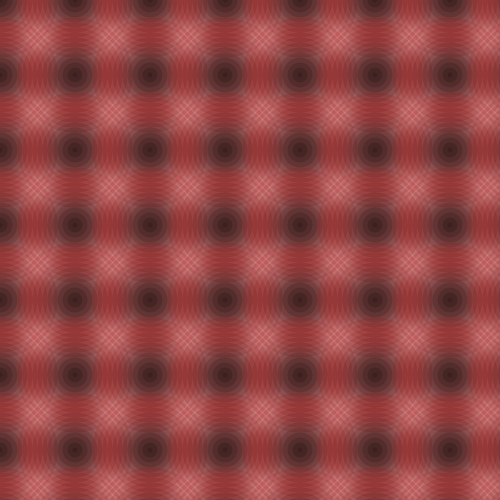
Frame 1 (no input)
Frame 60 (the mouse pressed at the canvas centre just before this capture): identical to frame 1, image omitted
Frame 120 (the mouse held since frame 60 and released just before this capture): identical to frame 1, image omitted

The Processing sketch that drew this single still picture (run headless with seeded random() and noise(); from frame 60 on, the mouse is pressed at the canvas centre):

// Processing sketch: processing_32273
// ── processing_32273.pde



int x=0;
int y=0;
int a=40;
int b=40;
int w=190;



void setup(){
  size (500,500);
  background (255);
  smooth();
}
  
  
  void draw (){
    
 


    for(int i=0;i<10;i++){
      x=0;
       for(int j=0;j<12;j=j+1){
         
       noStroke();
       fill(139,141,101,25);
       ellipse (x,y,a,b);
       w=160;
       for (int z=115;z>1;z=z-10){//number of rings, 
         noStroke();
       fill (w,0,0,40);//color of center sphere
       ellipse (x,y,z,z);
       w=w-20;
       }
       x=x+75;//separation de x
      }
      y=y+75;//separation of y
      w=w-20;
     }
    
  }

  
  
